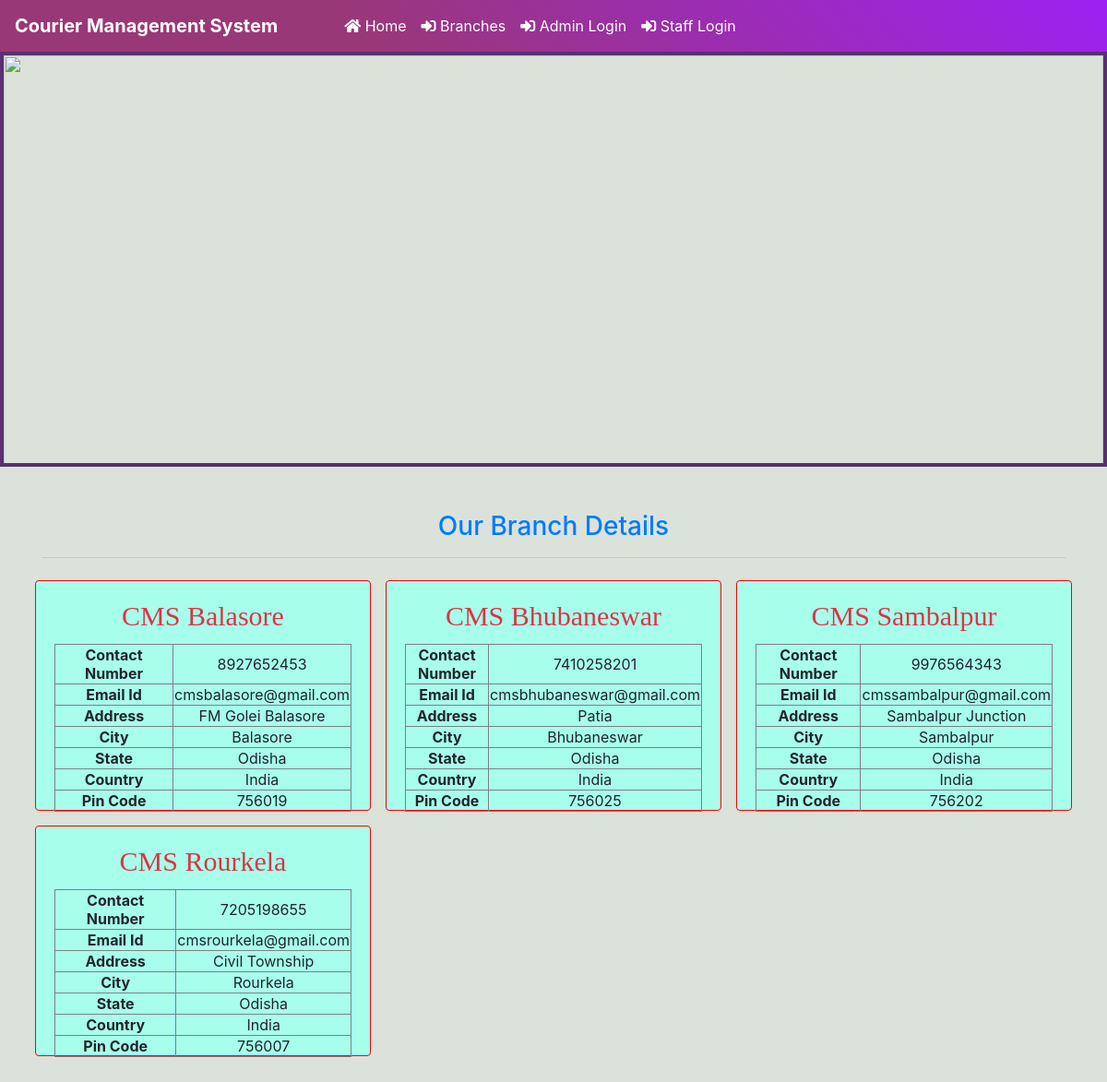
The page /branches/ on the database its author committed.
### courier/models.py (models this page shows, shortened)
class Branch(models.Model):
    BranchName = models.CharField(max_length=250, null=True)
    BranchContactnumber = models.CharField(max_length=12, null=True)
    BranchEmail = models.CharField(max_length=50, null=True)
    BranchAddress = models.CharField(max_length=200, null=True)
    BranchCity = models.CharField(max_length=150, null=True)
    BranchState = models.CharField(max_length=150, null=True)
    BranchPincode = models.CharField(max_length=6, null=True)
    BranchCountry = models.CharField(max_length=200, null=True)

### courier/views.py (the view)
# urls.py: path('branches/', branches, name='branches'),
def branches(request):
    branch = Branch.objects.all()
    return render(request, 'branches.html', locals())

### courier/templates/branches.html (shortened to what this page needs)
{% include 'navbar.html' %}
{% load static %}
<body style="background-color: #dbe2da;">
<img src="{% static 'images/courier2.jpg' %}" style="width:100%; height:450px; border: 4px solid #573170;">
<div class="container mt-5">
    <h3 class="text-center text-primary">Our Branch Details</h3>
    <hr>
    <div class="row">
        {% for i in branch %}
        <div class="col-sm-4 p-2 zoom">
            <div class="card" style="height : 250px ; border : 1px ridge red; background-color: #a7ffeb;">
                <div class="card-body">
                    <h4 class="card-title text-center text-danger" style="font-family:'Monotype corsiva'; font-size:30px">{{i.BranchName}}</h4>
                    <table border="1" style="text-align: center;">
                        <tr>
                            <th>Contact Number</th>
                            <td>{{i.BranchContactnumber}}</td>
                        </tr>
                        <tr>
                            <th>Email Id</th>
                            <td>{{i.BranchEmail}}</td>
                        </tr>
                        <tr>
                            <th>Address</th>
                            <td>{{i.BranchAddress}}</td>
                        </tr>
                        <tr>
                            <th>City</th>
                            <td>{{i.BranchCity}}</td>
                        </tr>
                        <tr>
                            <th>State</th>
                            <td>{{i.BranchState}}</td>
                        </tr>
                        <tr>
                            <th>Country</th>
                            <td>{{i.BranchCountry}}</td>
                        </tr>
                        <tr>
                            <th>Pin Code</th>
                            <td>{{i.BranchPincode}}</td>
                        </tr>
                    </table>
                </div>
            </div>
        </div>
        {% endfor %}
    </div>
</div>
<br>
</body>

### courier/templates/branches.html (style rules this page uses)
.zoom { transition: transform .1s; }

### rows shown on the page
Branch: BranchName "CMS Balasore", BranchContactnumber "8927652453", BranchEmail "cmsbalasore@gmail.com", BranchAddress "FM Golei Balasore", BranchCity "Balasore", BranchState "Odisha", BranchCountry "India", BranchPincode "756019"
Branch: BranchName "CMS Bhubaneswar", BranchContactnumber "7410258201", BranchEmail "cmsbhubaneswar@gmail.com", BranchAddress "Patia", BranchCity "Bhubaneswar", BranchState "Odisha", BranchCountry "India", BranchPincode "756025"
Branch: BranchName "CMS Sambalpur", BranchContactnumber "9976564343", BranchEmail "cmssambalpur@gmail.com", BranchAddress "Sambalpur Junction", BranchCity "Sambalpur", BranchState "Odisha", BranchCountry "India", BranchPincode "756202"
Branch: BranchName "CMS Rourkela", BranchContactnumber "7205198655", BranchEmail "cmsrourkela@gmail.com", BranchAddress "Civil Township", BranchCity "Rourkela", BranchState "Odisha", BranchCountry "India", BranchPincode "756007"
